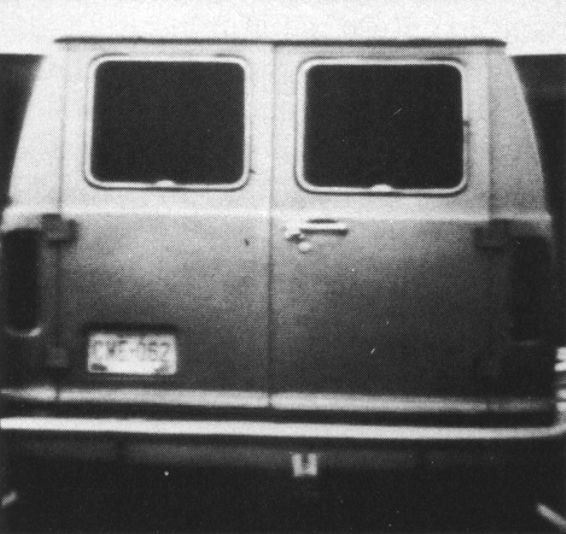
#> input picture DIP/exp3/Image/exp3.tif, 566 x 534 px
$ jupyter execute exp3_seethis.ipynb   (shell and % lines are left out)   (older library calls are emulated)
#> lines starting #> are read from the running program, lines starting #| are printed output that depends on the picture
[cell 1]
import cv2
import numpy as np
import matplotlib.pyplot as plt
import math
import seaborn as sns
sns.set_style("white") # seaborn 有五个主题可以设置 white是其中的一个


# 把任意图像换成uint8格式
def np2u8(image):
    return np.uint8(np.abs(image))

# 简单的预览函数
def c_show(img):
    plt.figure(figsize = (8,8))
    plt.imshow(img,'gray')
    plt.axis = 'off'

def m_show(img:list,pics):
    plt.figure(figsize = (12,12))
    for i in range(1,pics+1):
        str = "1"+f"{pics}"+f"{i}"
        plt.subplot(str)
        plt.imshow(img[i-1],'gray')
        # plt.axis = "off"

[cell 2]
# 其实两种边缘连接方式没有太大的区别。

def find_one(arr, start,max_len):
    # print(max_len)
    cnt = start
    max_len = len(arr)
    cnt = start
    if(cnt >= max_len):
        return None
    while cnt < max_len and arr[cnt] != 1:
        cnt += 1
    if cnt < max_len and arr[cnt] == 1:
        return cnt
    else:
        return None

# 水平连接边缘像素

def scan_horizon2(g,L = 25):
    (m,n) =  g.shape
    cnt = 0
    for i in range(m):
        line = g[i,:]
        # 初始化 找到第一个front和rear
        # 可以直接通过 np.where(img[i:,]>0)找
        rear = find_one(line,0,n)
        if(rear is not None):
            front = find_one(line,rear+1,n)
            if(front is not None):
                # 第一个front和rear 找到
                if front - rear < L:
                    g[i,rear:front+1] = 1
                while((rear is not None) and (front is not None)):
                    rear = front
                    # print("rear：",rear)
                    front = find_one(line,rear+1,n)
                    if((rear is not None) and (front is not None)):
                        if((front-rear < L)):
                            g[i,rear:front+1] = 1

[cell 3]
def scan_horizon(img,L = 25):
    # 第一种连接边缘的方式，检测 1 x 0，0 x 1即变化情况。其实梯度幅值比较大已经代表

    edge_flag = np.zeros_like(img)
    rem_ind = np.zeros_like(img) # 记录这一行的索引位置。
    m,n = img.shape
    for i in range(m):
        ind = 0
        for j in range(1,n-1):
            if img[i,j-1] != img[i,j+1]:
                edge_flag[i,j] = 1
                rem_ind[i,ind] = j
                ind += 1
    # 已经生成edge_flag
    for i in range(m):
        # 这样就不需要front和rear多余的手法
        for j in range(1,n):
            front = int(rem_ind[i,j])
            rear = int(rem_ind[i,j-1])
            if(front != 0 and (front-rear < L)):
                img[i,rear:front] = 1

[cell 4]
# 对一个函数求梯度的基本操作：
# 1.先模糊
# 2.Sobel x y
# 3.求欧几里得范数和向量角度，注意eps = 1e-10

def get_grad(img):
    gauss = np.array([[1,2,1],[2,4,2],[1,2,1]])/16
    sobel_x = np.array([[-1,-2,-1],[0,0,0],[1,2,1]]) # 是y方向的导数！！！
    sobel_y = sobel_x.T
    eps = 1e-12

    img_blur = cv2.filter2D(img,cv2.CV_32F,gauss)
    # 实际上有现成的函数 GuassianBlur和Sobel可以调用，这里注意sobel_x检测的是x方向的边缘，y方向的导数
#     img_blur=cv2.GaussianBlur(img,(3,3),0,0)
#     img_x=cv2.Sobel(img_blur,cv2.CV_64F,1,0,ksize=3)
#     img_y=cv2.Sobel(img_blur,cv2.CV_64F,0,1,ksize=3)

    img_y = cv2.filter2D(img_blur,cv2.CV_32F,sobel_x)
    img_x = cv2.filter2D(img_blur,cv2.CV_32F,sobel_y)
    M = (img_x**2+img_y**2)**0.5
    alpha = np.arctan(img_y/(img_x+eps))*180/np.pi

    # 转换成0-180度，方便计算。
    m,n = alpha.shape
    alpha = np.where(alpha<0,alpha+180,alpha)
    alpha = np.around(alpha,2)
    return M,alpha

[cell 5]
image_path = 'Image/exp3.tif'
img = cv2.imread(image_path)
#> img is the input picture: shape (534, 566, 3); min 26, max 255, mean 106.1
gray = cv2.cvtColor(img, cv2.COLOR_BGR2GRAY)
# gray = gray / 255.0  # 先进行一波归一化处理
M,alpha = get_grad(gray)
#> in get_grad, `img_x = cv2.filter2D(img_blur,cv2.CV_32F,sobel_y)`:
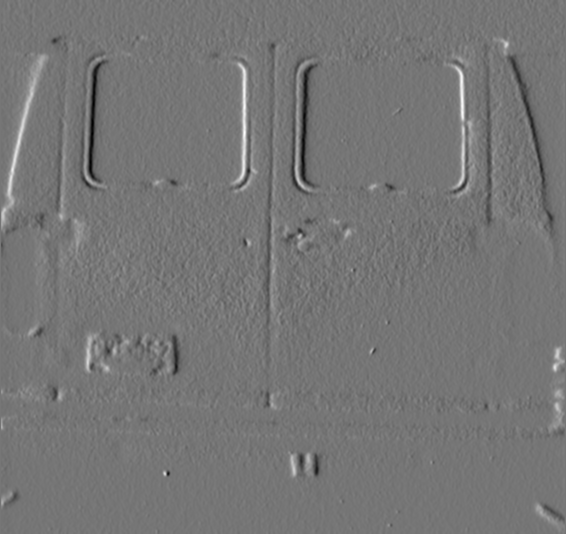
#> img_x: shape (534, 566) float32; min -338.1, max 392.4, mean 0.1; drawn with min black and max white
#> in get_grad, `M = (img_x**2+img_y**2)**0.5`:
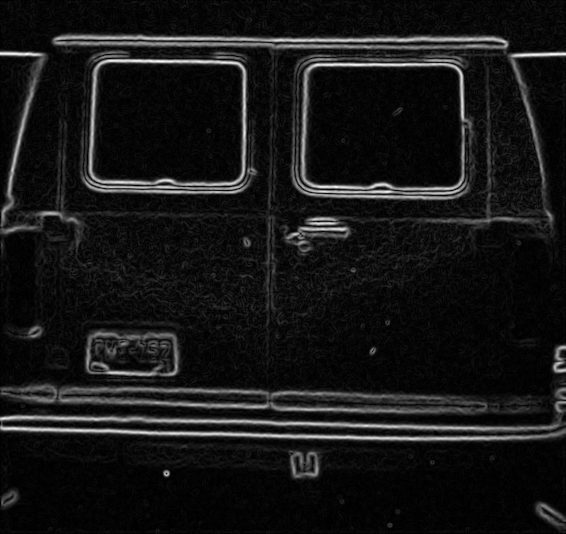
#> M: shape (534, 566) float32; min 0, max 430.1, mean 38.2; drawn with min black and max white

# 原图像和梯度图像

[cell 6]
plt.figure(figsize=(15,15))
plt.subplot(121)
plt.imshow(img,'gray')
plt.subplot(122)
plt.imshow(M,'gray')

# 二值化图像和边缘连接之后的图像

[cell 7]
g = np.zeros_like(M) #g与图片大小相同
X, Y = np.where((M > np.max(M) * 0.3)&(alpha>45)&(alpha<135))
g[X, Y] = 1

plt.figure(figsize = (17,17))
plt.subplot(131)
plt.imshow(g,'gray')
g_before = g.copy()
plt.subplot(132)
scan_horizon2(g)
plt.imshow(g,'gray')
g_after = g.copy()
plt.subplot(133)
plt.imshow(g_after-g_before,'gray')
#c_show(g)
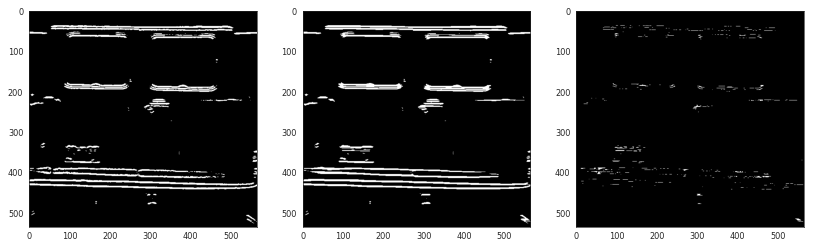
#> figure drawn by matplotlib, 3 panels

[cell 8]
MT,alphaT = get_grad(gray.T)
#> in get_grad (call 2), `img_blur = cv2.filter2D(img,cv2.CV_32F,gauss)`:
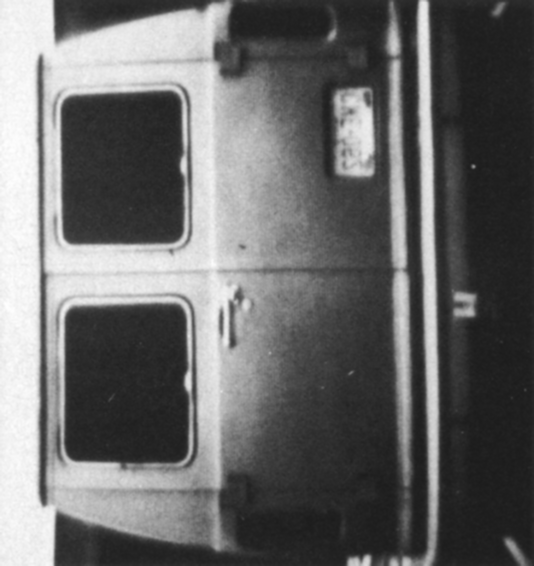
#> img_blur: shape (566, 534) float32; min 27.75, max 254.6, mean 106.1
#> in get_grad (call 2), `img_x = cv2.filter2D(img_blur,cv2.CV_32F,sobel_y)`:
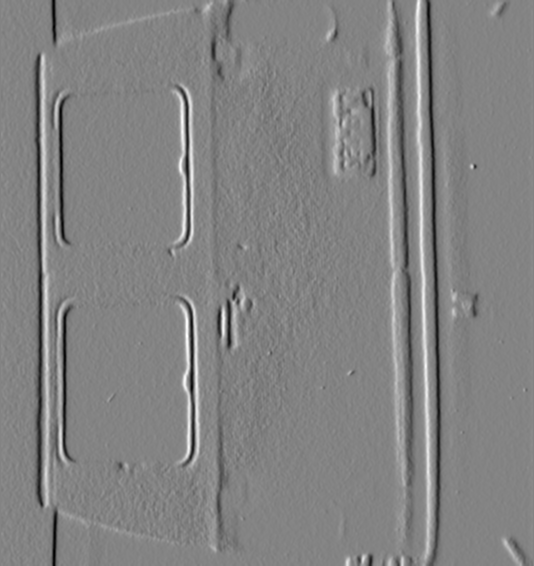
#> img_x: shape (566, 534) float32; min -430.1, max 402.2, mean -3; drawn with min black and max white
#> in get_grad (call 2), `M = (img_x**2+img_y**2)**0.5`:
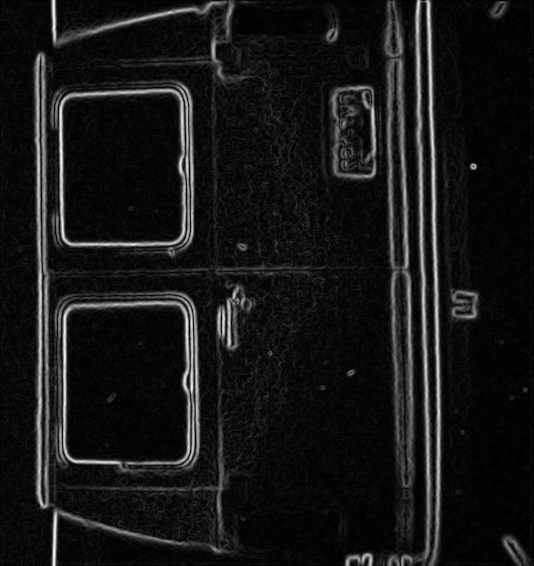
#> M: shape (566, 534) float32; min 0, max 430.1, mean 38.2; drawn with min black and max white
#> in get_grad (call 2), `alpha = np.arctan(img_y/(img_x+eps))*180/np.pi`:
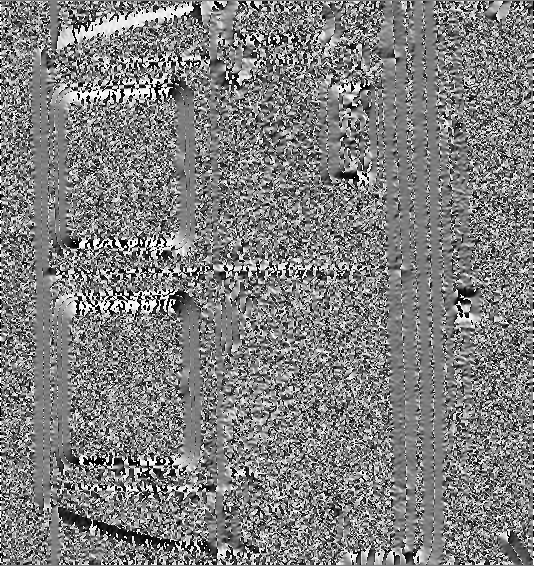
#> alpha: shape (566, 534) float32; min -90, max 90, mean 0.2; drawn with min black and max white
#> in get_grad (call 2), `alpha = np.where(alpha<0,alpha+180,alpha)`:
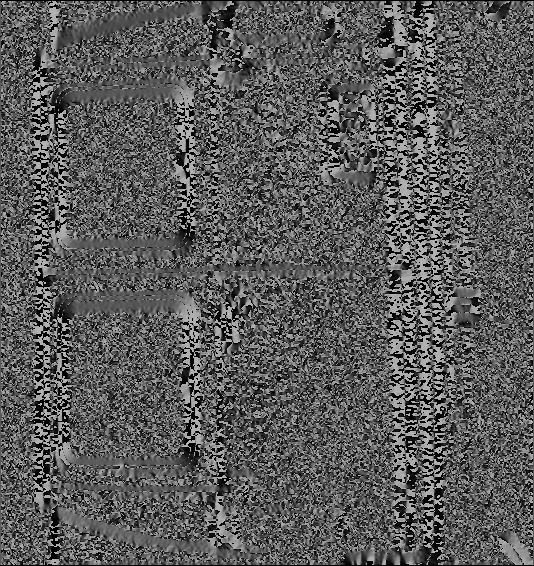
#> alpha: shape (566, 534) float32; min 0, max 180, mean 90.5
gT = np.zeros_like(MT) #g与图片大小相同
X, Y = np.where((MT > np.max(MT) * 0.3)&(alphaT>45)&(alphaT<135))
#> X = 4427 values from 1 to 563; Y = 4427 values, max 513 at index 4201, min 39 at index 734, mean 180.7
gT[X, Y] = 1

# 竖直方向边缘

[cell 9]
plt.figure(figsize=(15,15))
plt.subplot(121)
plt.imshow(gT.T,'gray')
scan_horizon(gT)
plt.subplot(122)
plt.imshow(gT.T,'gray')
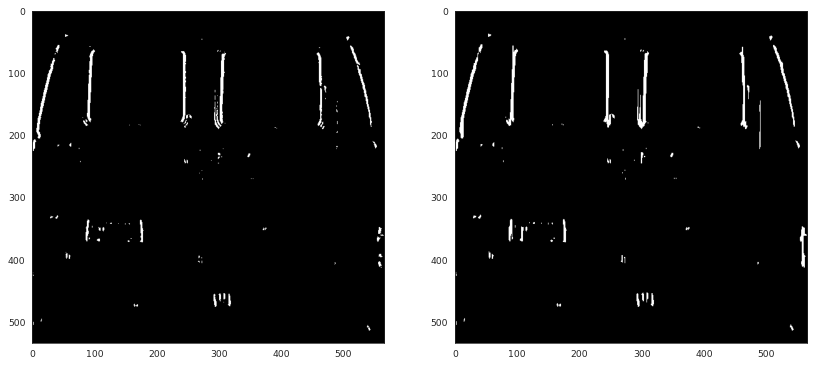
#> figure drawn by matplotlib, 2 panels

# x和y方向合成的结果图

[cell 10]
g_final = g+gT.T
g_fin = np.where(g_final >= 1,1,0)
c_show(g_fin)
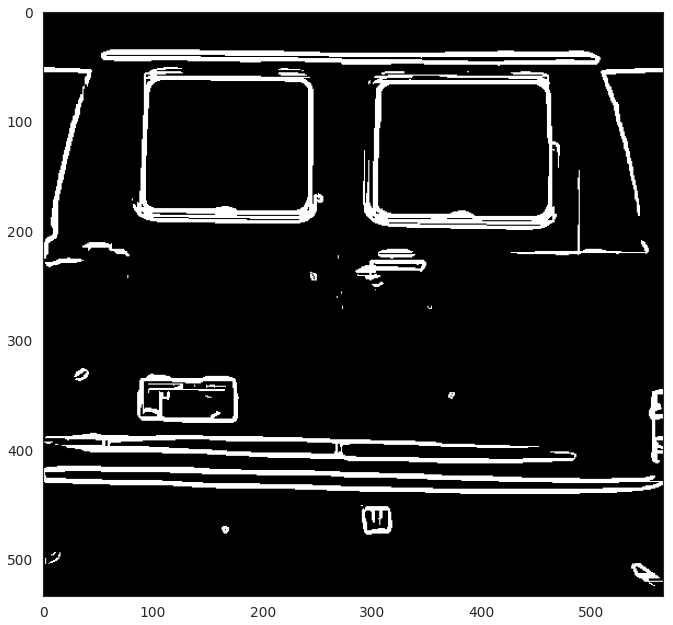
#> figure drawn by matplotlib, 1 panel
